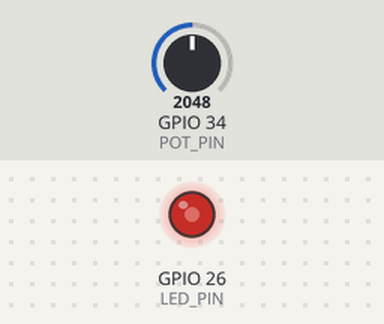
The sketch below on a simulated ESP32. Shown: output pins drawn as LEDs (lit = HIGH). The inputs (shaded band) are chosen by the test bench; at power-on: GPIO 34 (POT_PIN) = 2048. What the sketch prints to the serial monitor is not drawn.

Above: at 2.2 s.
2.3 s: GPIO 34 (POT_PIN) set to 2866
At 3.8 s:
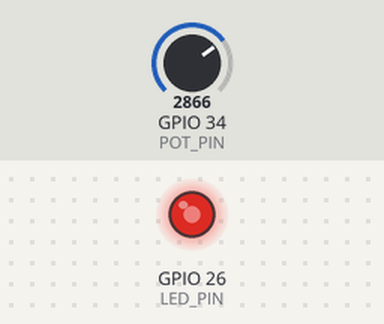
4.2 s: GPIO 34 (POT_PIN) set to 3603
At 4.42 s:
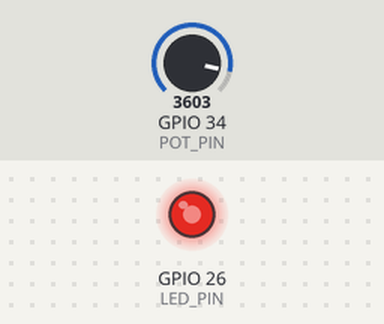
6.1 s: GPIO 34 (POT_PIN) set to 491
At 7.6 s:
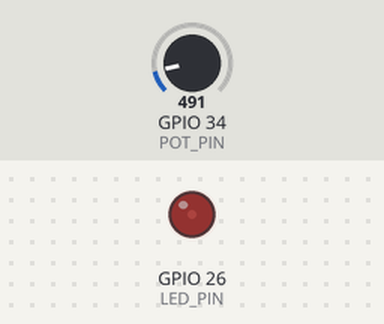
Timing chart, 0 to 9.1 s (numbered marks = the images above; inputs shaded):
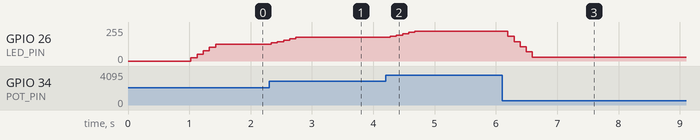

The sketch:

sketch.ino
```cpp
/*
 * TAZROUT IoT Irrigation System - ESP32 Module
 * Day 6: PWM LED Control with Potentiometer
 *
 * Developer: KHENFRI Moussa
 * Date: February 6, 2026
 * Week: 1 - ESP32 Fundamentals
 * Project: TAZROUT IoT Irrigation System
 *
 * Learning Objectives:
 * - Understand PWM (Pulse Width Modulation)
 * - Configure ESP32 LEDC (LED Control) peripheral
 * - Control LED brightness using analog input
 * - Implement smooth transitions
 *
 * Hardware:
 * - ESP32 DevKit v1
 * - Potentiometer on GPIO 34 (input)
 * - LED on GPIO 26 (PWM output)
 * - 220 ohm resistor
 *
 * TAZROUT Integration:
 * - PWM → Variable pump speed control (advanced)
 * - Smooth transitions → Gradual irrigation changes
 * - Analog control → Proportional response to sensors
 *
 * FIXED: Updated PWM API for ESP32 Arduino Core 2.x/3.x compatibility
 */

// Pin Definitions
const int POT_PIN = 34; // Potentiometer input (ADC)
const int LED_PIN = 26; // LED output (PWM)

// PWM Configuration
const int PWM_CHANNEL = 0;    // PWM channel (0-15)
const int PWM_FREQ = 5000;    // 5 kHz frequency
const int PWM_RESOLUTION = 8; // 8-bit resolution (0-255)

// Moving average for smooth control
const int FILTER_SIZE = 5;
int readings[FILTER_SIZE];
int readIndex = 0;
int total = 0;

void setup()
{
  // Initialize Serial
  Serial.begin(115200);
  delay(1000);

  Serial.println("\n========================================");
  Serial.println("  TAZROUT ESP32 - PWM LED Control     ");
  Serial.println("         Day 6: Analog Output         ");
  Serial.println("========================================");
  Serial.println();

  // Configure PWM
  setupPWM();

  // Initialize filter
  for (int i = 0; i < FILTER_SIZE; i++)
  {
    readings[i] = 0;
  }

  Serial.println("PWM Configuration:");
  Serial.print("- Channel: ");
  Serial.println(PWM_CHANNEL);
  Serial.print("- Frequency: ");
  Serial.print(PWM_FREQ);
  Serial.println(" Hz");
  Serial.print("- Resolution: ");
  Serial.print(PWM_RESOLUTION);
  Serial.println("-bit (0-255)");
  Serial.println();
  Serial.println("Rotate potentiometer to control LED brightness!\n");
}

void loop()
{
  // Read potentiometer (0-4095)
  int potValue = analogRead(POT_PIN);

  // Apply filter for smooth control
  int filtered = applyFilter(potValue);

  // Map to PWM range (0-255)
  int brightness = map(filtered, 0, 4095, 0, 255);
  brightness = constrain(brightness, 0, 255);

  // Set LED brightness
  ledcWrite(LED_PIN, brightness); // FIXED: Use pin directly in newer API

  // Calculate percentage
  int percentage = (brightness * 100) / 255;

  // Display values
  displayStatus(potValue, filtered, brightness, percentage);

  delay(100);
}

void setupPWM()
{
  // FIXED: Updated PWM setup for ESP32 Arduino Core 2.x/3.x

  // Method 1: Using ledcAttach (simplest - ESP32 Arduino Core 3.x)
  ledcAttach(LED_PIN, PWM_FREQ, PWM_RESOLUTION);

  // Start with LED off
  ledcWrite(LED_PIN, 0);

  Serial.println("✓ PWM initialized successfully!");

  /*
   * Alternative Method for older ESP32 Arduino Core 2.x:
   * Uncomment below and comment out the ledcAttach line above
   *
   * ledcSetup(PWM_CHANNEL, PWM_FREQ, PWM_RESOLUTION);
   * ledcAttachPin(LED_PIN, PWM_CHANNEL);
   * ledcWrite(PWM_CHANNEL, 0);
   */
}

int applyFilter(int newValue)
{
  // Remove oldest
  total = total - readings[readIndex];

  // Add new
  readings[readIndex] = newValue;
  total = total + newValue;

  // Advance index
  readIndex = (readIndex + 1) % FILTER_SIZE;

  // Return average
  return total / FILTER_SIZE;
}

void displayStatus(int raw, int filtered, int brightness, int percentage)
{
  static int displayCounter = 0;
  displayCounter++;

  // Compact display every reading
  Serial.print("Pot: ");
  Serial.print(raw);
  Serial.print(" | PWM: ");
  Serial.print(brightness);
  Serial.print(" | Brightness: ");
  Serial.print(percentage);
  Serial.println("%");

  // Visual bar every 10 readings
  if (displayCounter % 10 == 0)
  {
    printBarGraph(percentage);
  }

  // Detailed info every 30 readings
  if (displayCounter % 30 == 0)
  {
    printDetailedInfo(raw, filtered, brightness, percentage);
  }
}

void printBarGraph(int percentage)
{
  Serial.println();
  Serial.print("Brightness: [");

  int bars = percentage / 5; // 20 bars for 100%
  for (int i = 0; i < 20; i++)
  {
    if (i < bars)
    {
      Serial.print("█");
    }
    else
    {
      Serial.print("░");
    }
  }

  Serial.print("] ");
  Serial.print(percentage);
  Serial.println("%");
  Serial.println();
}

void printDetailedInfo(int raw, int filtered, int brightness, int percentage)
{
  Serial.println("========================================");
  Serial.println("       PWM DETAILED ANALYSIS           ");
  Serial.println("========================================");

  Serial.print("Input (ADC): ");
  Serial.print(raw);
  Serial.print(" / 4095 (");
  Serial.print((raw * 100) / 4095);
  Serial.println("%)");

  Serial.print("Filtered: ");
  Serial.println(filtered);

  Serial.print("PWM Duty Cycle: ");
  Serial.print(brightness);
  Serial.println(" / 255");

  Serial.print("LED Brightness: ");
  Serial.print(percentage);
  Serial.println("%");

  Serial.print("LED Status: ");
  if (brightness == 0)
  {
    Serial.println("OFF");
  }
  else if (brightness < 85)
  {
    Serial.println("DIM");
  }
  else if (brightness < 170)
  {
    Serial.println("MEDIUM");
  }
  else
  {
    Serial.println("BRIGHT");
  }

  Serial.println("========================================\n");
}
```

Measured:
- after the input at 2.3 s, GPIO 26 (LED_PIN): moves from 127/255 to 177/255 over 0.40 s, starting at once
- after the input at 4.2 s, GPIO 26 (LED_PIN): moves from 177/255 to 223/255 over 0.40 s, starting after 0.08 s
- after the input at 6.1 s, GPIO 26 (LED_PIN): moves from 223/255 to 30/255 over 0.40 s, starting after 0.10 s
